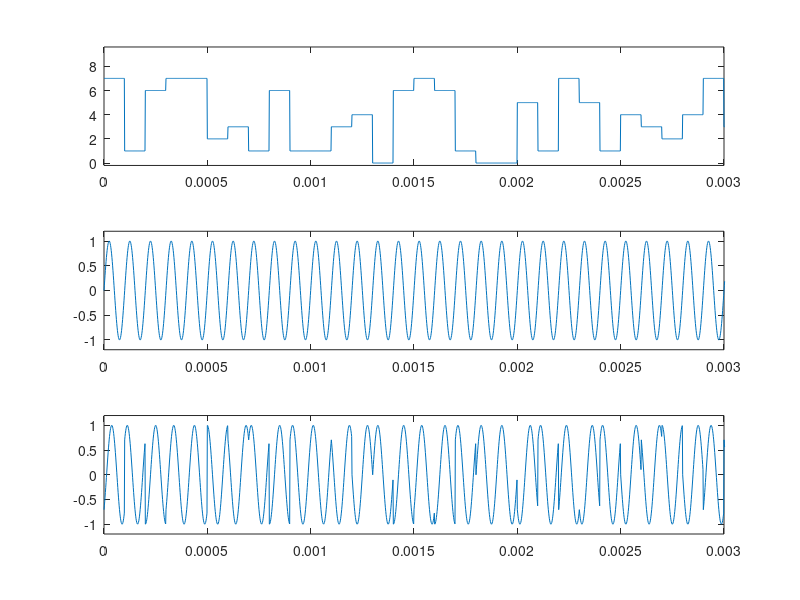

The MATLAB script that drew this image:
clear all
close all
clc

fc = 10e3;
N = 60;
fs = fc*N;
ts = 1/fs;
A = 1;
M = 8;
Rb = 1e4;
filtro_tx = ones(1,N);
info = randi([0 M-1], 1, Rb);
info_up = upsample(info, N);
info_tx = filter(filtro_tx, 1, info_up);

phi = (2*pi*info_tx)/M;
t = [0:ts:1-ts];

c_t = A*sin(2*pi*fc*t + 0);
s_t = A*sin(2*pi*fc*t + phi);
subplot(311)
plot(t,info_tx)
xlim([0 30/fc]) 
ylim([-.2 M*1.2])
subplot(312)
plot(t,c_t)
xlim([0 30/fc])
ylim([-A*1.2 A*1.2])
subplot(313)
plot(t,s_t)
xlim([0 30/fc])
ylim([-A*1.2 A*1.2])
